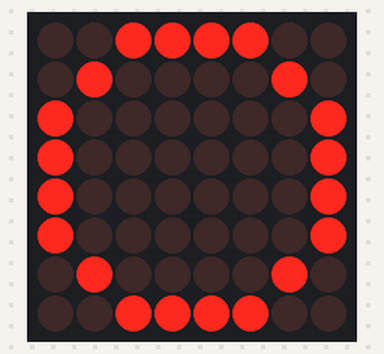
Simulated run of this sketch. Board: Arduino Uno, built with avr-gcc and run on an emulated ATmega328P. On the bench: 8×8 LED matrix. What the sketch prints to the serial monitor is not drawn.

Above: at 0.1 s.

The sketch:

arduino.ino
```cpp
// use LedControl lib by Eberhard fahle
#include <LedControl.h>

// MAX7219 pins: DIN (MOSI), CLK (SCK), CS (SS)
#define DIN_PIN 11
#define CLK_PIN 13
#define CS_PIN 10

LedControl lc = LedControl(DIN_PIN, CLK_PIN, CS_PIN, 1);  // 1 = number of MAX7219 chips

void setup() {
  Serial.begin(9600);

  lc.shutdown(0, false);      // Wake up
  lc.setIntensity(0, 8);      // Brightness (0-15)
  lc.clearDisplay(0);         // Clear display

  Serial.println("MAX7219 8x8 Matrix Ready");
}

void loop() {
  // Display a pattern
  byte pattern[8] = {
    0b00111100,
    0b01000010,
    0b10000001,
    0b10000001,
    0b10000001,
    0b10000001,
    0b01000010,
    0b00111100
  };

  for (int row = 0; row < 8; row++) {
    lc.setRow(0, row, pattern[row]);
  }

  delay(500);
  lc.clearDisplay(0);
  delay(500);
}
```
